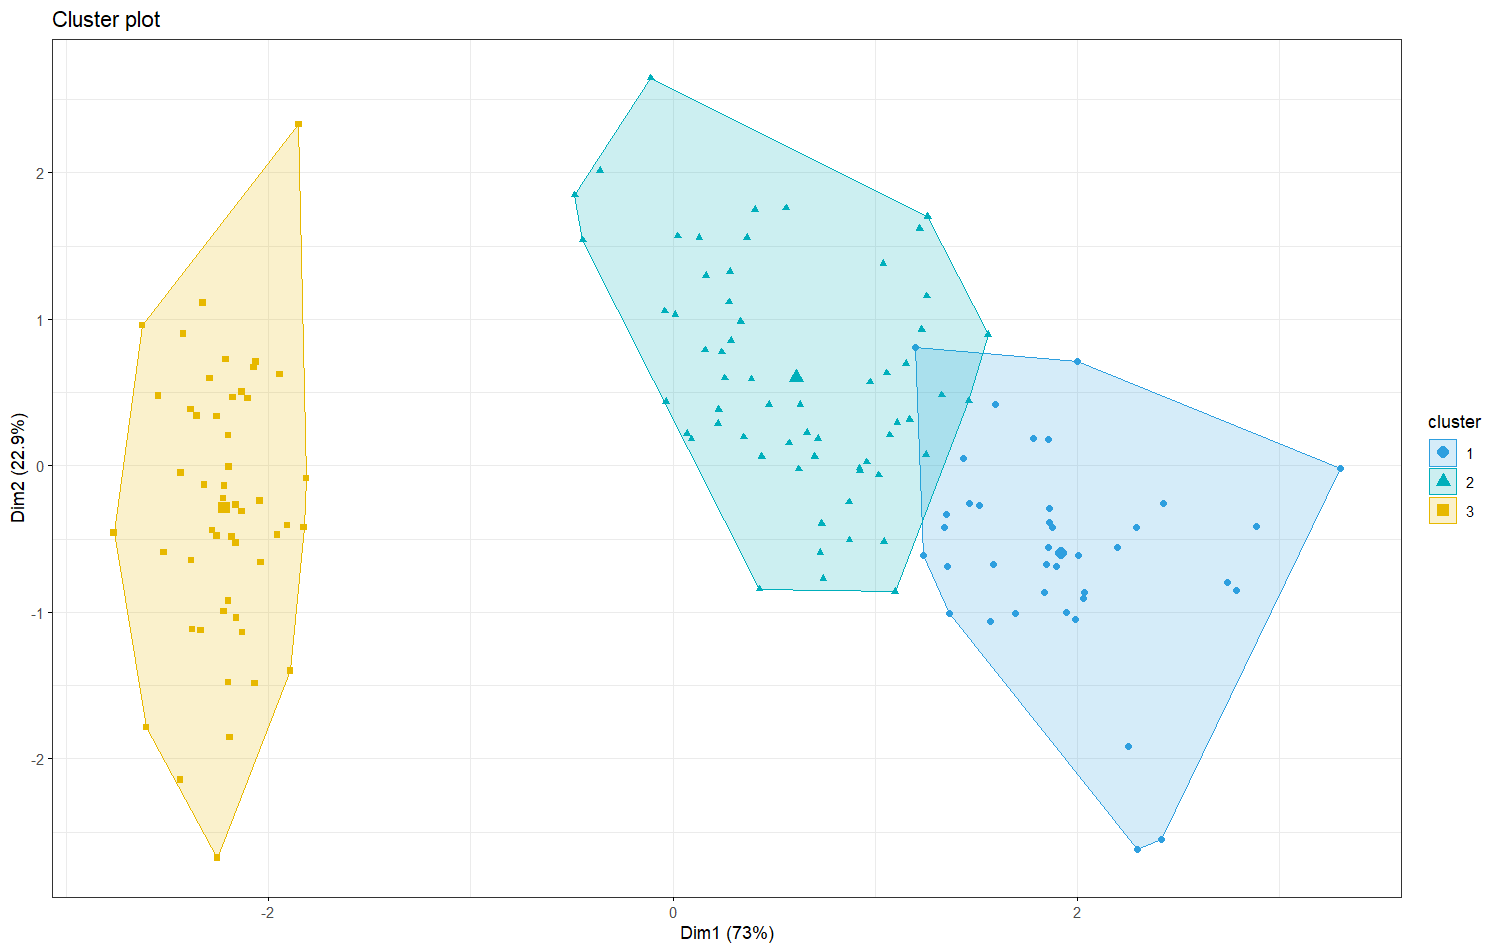

This figure's R source:
View(iris)
#*****Comprehension des donnees**************************************************************
dim(iris)
levels(iris$Species)
summary(iris)
#boxplot(iris)
#*********************************************************************************************
#*****preparation des donnees*****************************************************************
#on elimine les données qualitatives
iris.seg<-iris[,1:4] #ou bien [,-5] // iris[lignes,colonnes] 
dim(iris.seg)
#*********************************************************************************************
#******Modelisation des données***************************************************************
#*pour connaitre le nombre de classes On commence par CAH, car K-means a besoin de savoir le nombre des classes
#************K-MEANS**************************************************************************
?kmeans
k<-kmeans(iris.seg,3) #3 c'est le nombre de classes
k
k$centers
?plot
library(cluster)
#visualisation des clusters (clusplot / fviz-cluster)
#***********METHODE 1 : fviz_cluster ********************************************************
if(!require(devtools)) install.packages("devtools")
devtools::install_github("kassambara/factoextra")
library(factoextra)
install.packages("ggpubr",
                 repos = "https://cloud.r-project.org/",
                 dependencies = TRUE)
?fviz_cluster
fviz_cluster(k, iris.seg,
             palette = c("#2E9FDF", "#00AFBB", "#E7B800"), 
             geom = "point",
             ellipse.type = "convex", 
             ggtheme = theme_bw()
)
#*********METHODE 2 : clusplot*********************************************************************
install.packages("ClusterR")
library(ClusterR)
library(cluster)
?clusplot
y_kmeans<-k$cluster
clusplot(iris.seg[,c("Sepal.Length","Sepal.Width")],
         y_kmeans,
         lines=0,
         shade=TRUE,
         color=TRUE,
         labels=2,plotchar=FALSE,
         span=TRUE,
         main=paste("Cluster iris"),
         xlab='Sepal.Length',ylab='Sepal.width')
#create plot of number of clusters vs total within sum of squares (si je n'ai pas une idée sur le nombre de clusters)
fviz_nbclust(iris.seg,kmeans,method="wss")
#pour visualiser le nombre de clusters
#wss : inertie totale
#on remarque que la stabilisation de l'"elbow" entre 2 et 3 (donc on va choisir soit 2 ou 3 clusters)
#**************Evaluation************************************************************************************
table(iris$Species,k$cluster)
#on va voir le TBC & TMC (taux de bonne classification et taux de mauvaise classification)
# Accuracy (précision) :: TBC= [(50+48+36)/150]   =89%
#TMC = 100-89 = 11%
#taux de bonne classification par cluster
#TBC3 = 50/50 = 100% (TMC=0%)
#TBC1 = 48/62 = 77%  (TMC=23%)
#TBC2 = 36/38 = 94%  (TMC=6%)
#************ CAH ************************************************************************************
library(cluster)
dm1<-dist(iris.seg) #150*15 (matrice de distance)
?hclust
dendo1<-hclust(dm1,method = "ward")
summary(dendo1)
plot(dendo1)
inertie<-sort(dendo1$height,decreasing = TRUE)
plot(inertie[1:20],type="S",xlab="Nombre de classes",ylab="Inertie")
